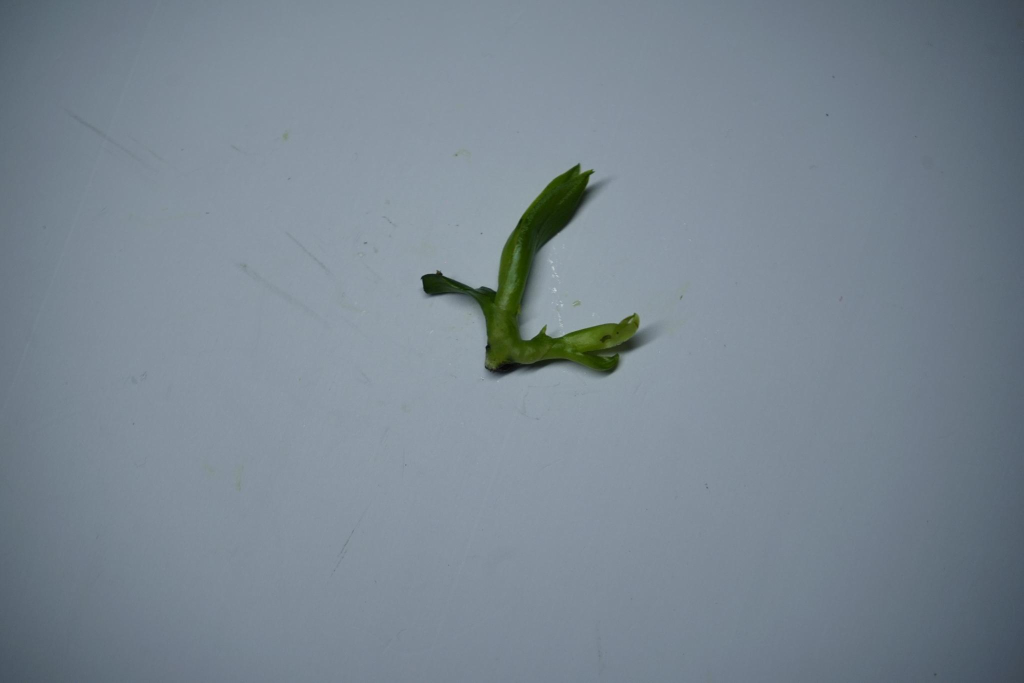
#> input picture Vision2D-3D/1.jpg, 2048 x 1365 px (shown at 1/2 size)
$ python test.py 1.jpg
#> lines starting #> are read from the running program, lines starting #| are printed output that depends on the picture
"""
test.py - YOLO v8 Instance Segmentation với làm mịn đường bo viền
Phím tắt:
  o  - Xuất ảnh từng mask riêng lẻ ra thư mục Output_image
  s  - Chuyển chế độ làm mịn viền (5 chế độ, cập nhật ngay lập tức)
  q  - Thoát
Nguồn đầu vào: truyền đường dẫn ảnh qua dòng lệnh hoặc mở hộp thoại chọn file
Ảnh được resize về 832x832 trước khi đưa vào model.
"""

import cv2
import numpy as np
from ultralytics import YOLO
import os
import sys
from datetime import datetime
import scipy.interpolate as si
from collections import deque
from skimage.morphology import skeletonize

# ──────────────────────────────────────────────────────────────
# CÁC THUẬT TOÁN LÀM MỊN ĐƯỜNG BO VIỀN
# ──────────────────────────────────────────────────────────────

SMOOTH_MODES = [
    "Gốc (không làm mịn)",
    "Gaussian Blur",
    "Morphological Close+Open",
    "Spline Nội suy",
    "Polygon Approximation",
]


# [68 lines left out: functions smooth_gaussian, smooth_morphological, smooth_spline, smooth_approxpoly, apply_smooth_mask, not called in this run]


# ──────────────────────────────────────────────────────────────
# HÀM VẼ MASK VÀ ĐƯỜNG BO VIỀN
# ──────────────────────────────────────────────────────────────

# Bảng màu cho từng instance
COLORS = [
    (255, 56,  56),
    (56,  255, 56),
    (56,  56,  255),
    (255, 157, 56),
    (56,  255, 255),
    (255, 56,  255),
    (255, 255, 56),
    (128, 0,   255),
    (0,   128, 255),
    (255, 0,   128),
]


def get_color(idx: int):
    return COLORS[idx % len(COLORS)]


# [241 lines left out: functions draw_instance, export_masks, _skel_neighbors, ga_find_endpoints, ga_bfs_dist, ga_trace_path and 1 more, not called in this run]


# ──────────────────────────────────────────────────────────────# HÀM VẼ BINARY MASK
# ──────────────────────────────────────────────────────────────

def get_smoothed_masks(masks: list, smooth_mode: int) -> list:
    """Trả về danh sách mask đã làm mịn (filled) theo smooth_mode."""
    return [apply_smooth_mask(m, smooth_mode) for m in masks]


# [44 lines left out: functions render_binary, render_canvas, not called in this run]


# ──────────────────────────────────────────────────────────────
# HÀM CHÍNH
# ──────────────────────────────────────────────────────────────

def main():
    MODEL_SIZE  = 832          # kích thước đầu vào model
    CONF_THRESH = 0.35

    model_path = os.path.join(os.path.dirname(__file__), "v8m-seg-832.pt")
    output_dir = os.path.join(os.path.dirname(__file__), "Output_image")

    # ── Chọn ảnh ────────────────────────────────────────────────
    if len(sys.argv) > 1:
        img_path = sys.argv[1]
    else:
        # Mở hộp thoại chọn file nếu không truyền tham số
        try:
            import tkinter as tk
            from tkinter import filedialog
            root_tk = tk.Tk()
            root_tk.withdraw()
            img_path = filedialog.askopenfilename(
                title="Chọn ảnh",
                filetypes=[("Image files", "*.png *.jpg *.jpeg *.bmp *.tiff *.webp")]
            )
            root_tk.destroy()
        except Exception:
            img_path = ""
        if not img_path:
            print("[ERROR] Không có ảnh nào được chọn.")
            return

    # ── Đọc ảnh gốc ─────────────────────────────────────────────
    original = cv2.imread(img_path)
#> original is the input picture: shape (1365, 2048, 3); mean B, G, R 144.8, 134.1, 121.4
    if original is None:
        print(f"[ERROR] Không đọc được ảnh: {img_path}")
        return
    print(f"[INFO] Ảnh gốc: {original.shape[1]}x{original.shape[0]}  →  resize về {MODEL_SIZE}x{MODEL_SIZE}")
#| [INFO] Ảnh gốc: 2048x1365  →  resize về 832x832

    # Resize về 832x832 để đưa vào model
    frame_832 = cv2.resize(original, (MODEL_SIZE, MODEL_SIZE), interpolation=cv2.INTER_LINEAR)
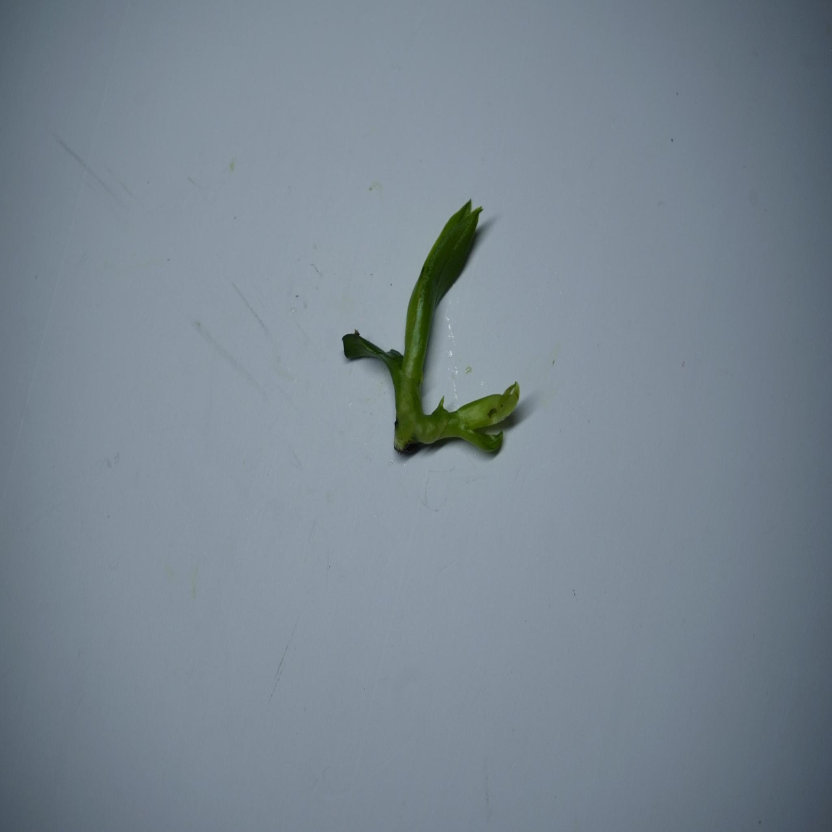
#> frame_832: shape (832, 832, 3); mean B, G, R 144.8, 134.1, 121.4

    # ── Tải model và chạy inference MỘT LẦN ─────────────────────
    print(f"[INFO] Tải model: {model_path}")
    model = YOLO(model_path)
    names = model.names

    print("[INFO] Đang chạy inference ...")
    results = model(frame_832, conf=CONF_THRESH, imgsz=MODEL_SIZE, verbose=False)
    result  = results[0]
    print(f"[INFO] Phát hiện {len(result.boxes)} instance(s).")

    # ── Cache mask, class, conf ──────────────────────────────────
    cached_masks:   list[np.ndarray] = []
    cached_classes: list = []
    cached_confs:   list = []
    cached_labels:  list[str] = []

    if result.masks is not None:
        masks_data = result.masks.data.cpu().numpy()   # (N, H_m, W_m)
        cls_ids    = result.boxes.cls.cpu().numpy()
        confs_data = result.boxes.conf.cpu().numpy()

        for i in range(len(masks_data)):
            # Resize mask về 832x832
            bin_mask = cv2.resize(masks_data[i], (MODEL_SIZE, MODEL_SIZE),
                                  interpolation=cv2.INTER_LINEAR)
            bin_mask = (bin_mask > 0.5).astype(np.uint8)

            cls_id   = cls_ids[i]
            conf     = confs_data[i]
            cls_name = names.get(int(cls_id), f"class{int(cls_id)}")

            cached_masks.append(bin_mask)
            cached_classes.append(cls_id)
            cached_confs.append(conf)
            cached_labels.append(f"{cls_name} {conf:.2f}")

    # ── Vòng lặp hiển thị ────────────────────────────────────────
    smooth_mode = 0
    growth_vis = None          # cache ảnh trục sinh trưởng
    cv2.namedWindow("YOLO v8 Segmentation", cv2.WINDOW_NORMAL)
    cv2.namedWindow("Binary Mask", cv2.WINDOW_NORMAL)

    print("\n[PHíM TẮT]")
    print("  s  - Đổi chế độ làm mịn (cập nhật ngay)")
    print("  o  - Xuất từng mask ra Output_image")
    print("  k  - Tạo trục sinh trưởng 2D")
    print("  q  - Thoát\n")

    # Vẽ lần đầu
    canvas = render_canvas(frame_832, cached_masks, cached_classes,
                           cached_confs, cached_labels, smooth_mode)
    binary_view = render_binary(cached_masks, MODEL_SIZE, smooth_mode)
    cv2.imshow("YOLO v8 Segmentation", canvas)
    cv2.imshow("Binary Mask", binary_view)
    cv2.waitKey(1)  # Bắt buộc để window hiện ra ngay trên Windows

    while True:
        key = cv2.waitKey(30) & 0xFF

        if key == ord("q") or key == 27:
            break

        elif key == ord("s"):
            smooth_mode = (smooth_mode + 1) % len(SMOOTH_MODES)
            print(f"[Smoothing] Chế độ {smooth_mode}: {SMOOTH_MODES[smooth_mode]}")
            # Vẽ lại cả 2 window từ cache với smooth_mode mới, KHÔNG chạy lại YOLO
            canvas = render_canvas(frame_832, cached_masks, cached_classes,
                                   cached_confs, cached_labels, smooth_mode)
            binary_view = render_binary(cached_masks, MODEL_SIZE, smooth_mode)
            cv2.imshow("YOLO v8 Segmentation", canvas)
            cv2.imshow("Binary Mask", binary_view)

        elif key == ord("k"):
            print("[Growth Axis] Đang tính trục sinh trưởng 2D ...")
            if not cached_masks:
                print("[WARN] Không có mask nào.")
            else:
                growth_vis = compute_growth_axis_2d(cached_masks, frame_832, smooth_mode)
                cv2.namedWindow("Growth Axis 2D", cv2.WINDOW_NORMAL)
                cv2.imshow("Growth Axis 2D", growth_vis)
                print(f"[Growth Axis] Xong. {len(cached_masks)} instance(s).")

        elif key == ord("o"):
            if not cached_masks:
                print("[WARN] Không có mask nào để xuất.")
            else:
                print(f"[Export] Đang lưu {len(cached_masks)} mask(s) ...")
                n = export_masks(
                    frame_832, cached_masks, cached_classes,
                    cached_confs, names, output_dir
                )
                print(f"[Export] Đã lưu {n} ảnh vào '{output_dir}'")

    cv2.destroyAllWindows()


if __name__ == "__main__":
    main()
#> (the call stopped at in main, `model = YOLO(model_path)`: ultralytics is not available in this run)
